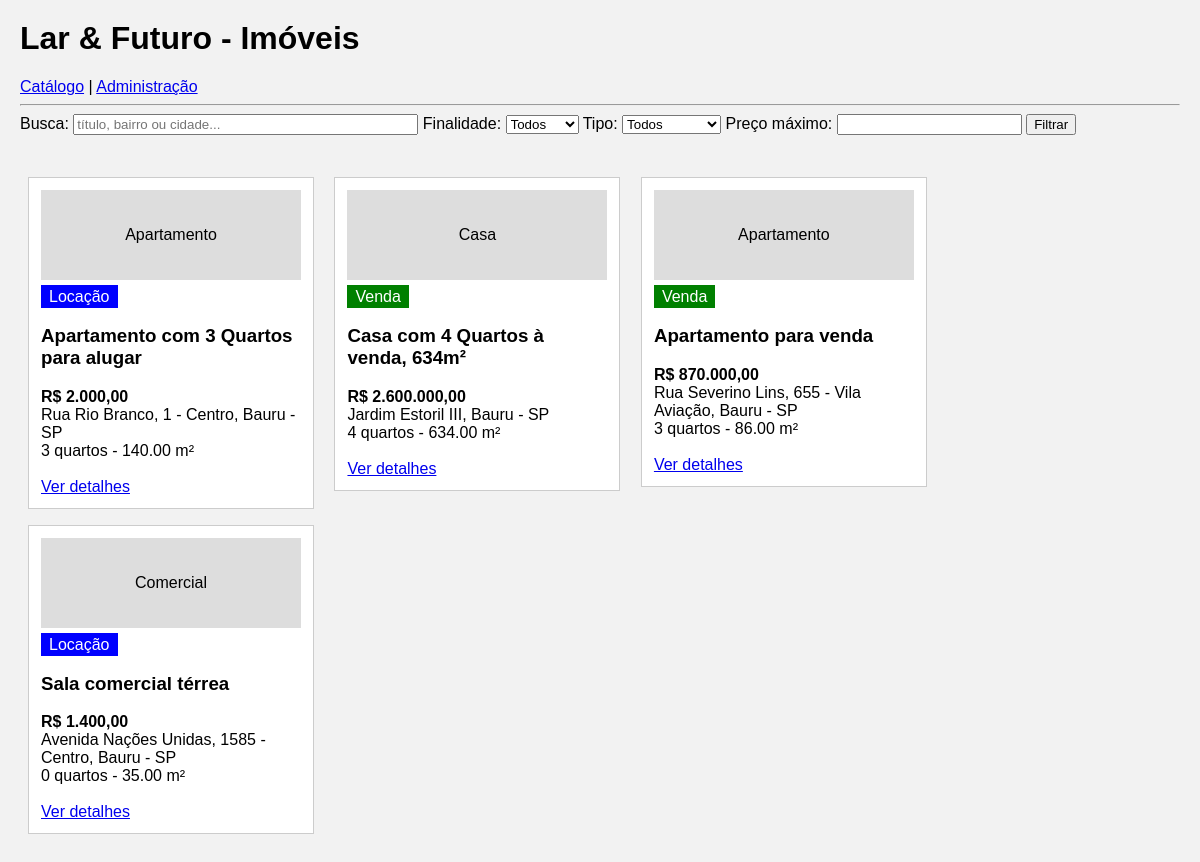
/Imovel/index.php, run on an earlier commit of the app's database.
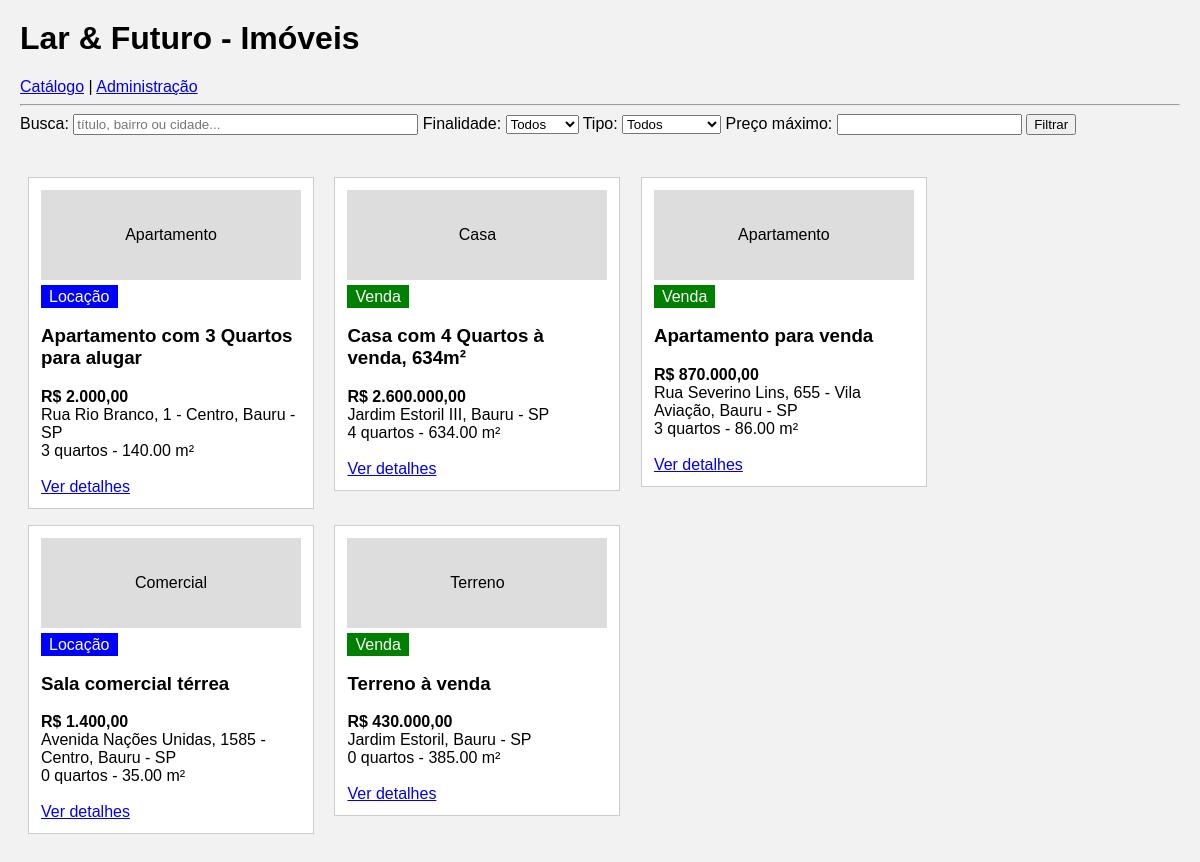
And on a later commit of the database.
### tables this page shows
CREATE TABLE IF NOT EXISTS imoveis (
    id INT NOT NULL AUTO_INCREMENT,
    titulo VARCHAR(120) NOT NULL,
    tipo_imovel VARCHAR(30) NOT NULL,
    finalidade VARCHAR(15) NOT NULL,
    preco DECIMAL(12,2) NOT NULL CHECK (preco >= 0),
    endereco VARCHAR(200) NOT NULL,
    quartos INT NOT NULL DEFAULT 0 CHECK (quartos >= 0),
    banheiros INT NOT NULL DEFAULT 1 CHECK (banheiros >= 0),
    vagas_garagem INT NOT NULL DEFAULT 0 CHECK (vagas_garagem >= 0),
    area_m2 DECIMAL(8,2) NOT NULL CHECK (area_m2 > 0),
    descricao TEXT NULL,
    status VARCHAR(20) NOT NULL DEFAULT 'Disponível',
    data_cadastro TIMESTAMP NOT NULL DEFAULT CURRENT_TIMESTAMP,
    PRIMARY KEY (id)
);

### Imovel/index.php (the view, shortened to what this page needs)
<HTML>
<HEAD>
 <link rel="stylesheet" href="estilo.css">
</HEAD>
<BODY>
<h1>Lar & Futuro - Imóveis</h1>
<a href="index.php">Catálogo</a> | <a href="admin.php">Administração</a>
<hr>
<form method="get" action="index.php">
Busca: <input type="text" name="busca" size="40" placeholder="título, bairro ou cidade...">
Finalidade:
<select name="finalidade">
	<option value="">Todos</option>
</select>
Tipo:
<select name="tipo">
	<option value="">Todos</option>
</select>
Preço máximo: <input type="number" name="preco_max" min="0">
<input type="submit" value="Filtrar">
</form>
<br>
<?php
$bd=mysqli_connect("localhost","root","","lar_futuro") or die ("erro!");
mysqli_set_charset($bd,"utf8mb4");
$sql="select * from imoveis where status='Disponível'";
$consulta=mysqli_query($bd,$sql);
$reg=mysqli_fetch_array($consulta);
while ($reg)
{
	$id = $reg["id"];
	$titulo = $reg["titulo"];
	$tipo = $reg["tipo_imovel"];
	$finalidade = $reg["finalidade"];
	$preco = number_format($reg["preco"],2,",",".");
	$endereco = $reg["endereco"];
	$quartos = $reg["quartos"];
	$area = $reg["area_m2"];
	if ($finalidade=="Venda")
		$classe="venda";
	else
		$classe="locacao";
	?>
	<div class="card">
		<div class="foto"><?php echo $tipo; ?></div>
		<span class="<?php echo $classe; ?>"><?php echo $finalidade; ?></span>
		<h3><?php echo $titulo; ?></h3>
		<b>R$ <?php echo $preco; ?></b><br>
		<?php echo $endereco; ?><br>
		<?php echo "$quartos quartos - $area m²"; ?><br><br>
		<a href="detalhes.php?id=<?php echo $id; ?>">Ver detalhes</a>
	</div>
	<?php
	$reg=mysqli_fetch_array($consulta);
}
?>
</BODY>
</HTML>

What changed in the data, as far as the page shows it:
added imoveis: tipo_imovel "Terreno", finalidade "Venda", titulo "Terreno à venda", preco "430.000,00", endereco "Jardim Estoril, Bauru - SP", quartos "0", area_m2 "385.00"
